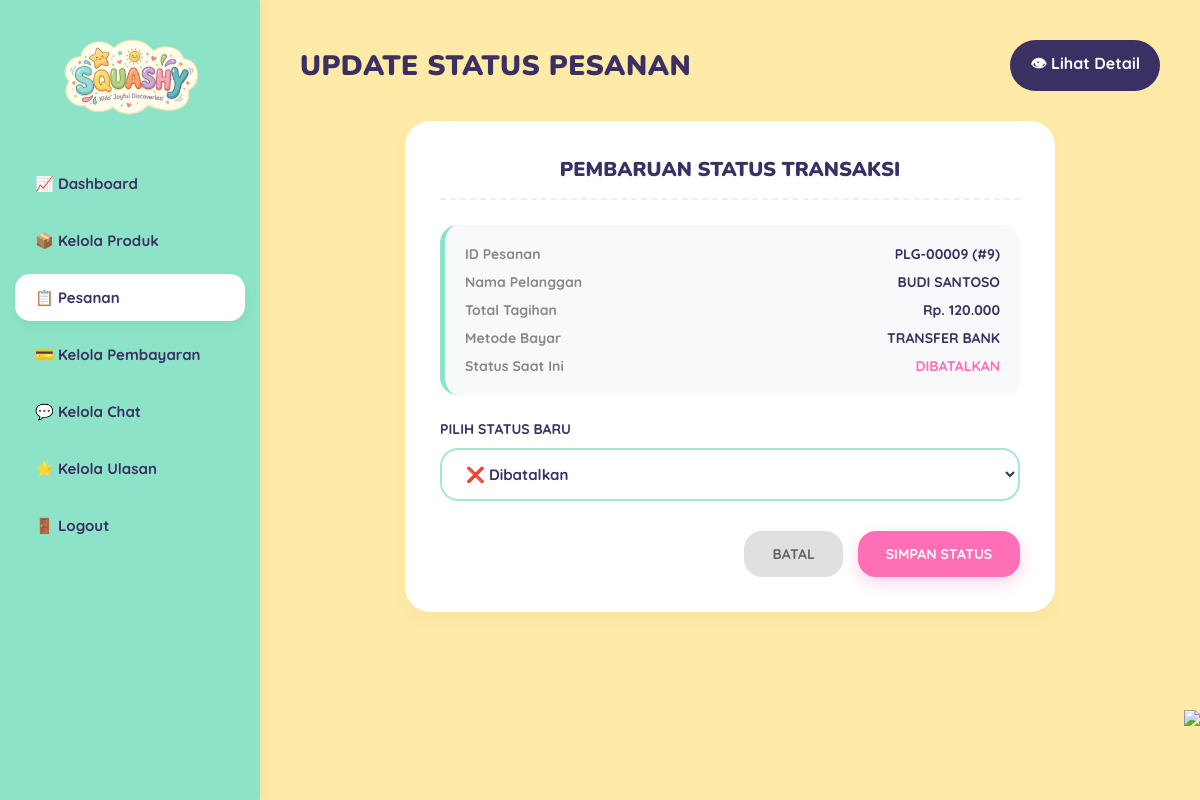
/admin/update_status.php?id=9, run on the app's committed database.
### tables this page shows
CREATE TABLE `payment` (
  `id_payment` int NOT NULL,
  `id_order` int NOT NULL,
  `metode_pembayaran` varchar(255) DEFAULT NULL,
  `status_pembayaran` varchar(100) DEFAULT 'pending',
  `waktu_bayar` timestamp NULL DEFAULT CURRENT_TIMESTAMP
);

CREATE TABLE `order` (
  `id_order` int NOT NULL,
  `id_user` int NOT NULL,
  `nomer_hp` varchar(100) DEFAULT NULL,
  `nama_pembeli` varchar(255) NOT NULL,
  `tanggal_pesanan` timestamp NULL DEFAULT CURRENT_TIMESTAMP,
  `total_tagihan` int NOT NULL,
  `status_pesanan` enum('pending','dibayar','diproses','dikirim','selesai','dibatalkan') DEFAULT 'pending',
  `snap_token` varchar(255) DEFAULT NULL,
  `no_resi` varchar(50) DEFAULT '',
  `nomor_resi` varchar(50) DEFAULT NULL
);

### admin/update_status.php (the view, shortened to what this page needs)
<?php
require_once '../config/database.php';
$id_order = intval($_GET['id']);
$query_order = "
SELECT o.*, p.status_pembayaran, p.metode_pembayaran
FROM `order` o
LEFT JOIN payment p ON o.id_order = p.id_order
WHERE o.id_order = $id_order
";
$result_order = mysqli_query($conn, $query_order);
$order = mysqli_fetch_assoc($result_order);
$display_id = "PLG-" . str_pad($order['id_order'], 5, "0", STR_PAD_LEFT);
?>
<!DOCTYPE html>
<html lang="id">
<head>
</head>
<body>
    <?php require_once '../components/layout/header_admin.php'; ?>
    <div class="main-content">
        <div class="header-dash">
            <h1>UPDATE STATUS PESANAN</h1>
            <a href="detail_pesanan.php?id=<?= $id_order ?>" class="btn-back-link">👁 Lihat Detail</a>
        </div>
        <div class="form-card">
            <h3>Pembaruan Status Transaksi</h3>
            <div class="info-box">
                <div class="info-row">
                    <span class="info-label">ID Pesanan</span>
                    <span><?= $display_id ?> (#<?= $order['id_order'] ?>)</span>
                </div>
                <div class="info-row">
                    <span class="info-label">Nama Pelanggan</span>
                    <span><?= htmlspecialchars(strtoupper($order['nama_pembeli'])) ?></span>
                </div>
                <div class="info-row">
                    <span class="info-label">Total Tagihan</span>
                    <span>Rp. <?= number_format($order['total_tagihan'], 0, ',', '.') ?></span>
                </div>
                <div class="info-row">
                    <span class="info-label">Metode Bayar</span>
                    <span><?= htmlspecialchars(strtoupper($order['metode_pembayaran'] ?? '-')) ?></span>
                </div>
                <div class="info-row">
                    <span class="info-label">Status Saat Ini</span>
                    <span style="font-weight: 900; color: var(--pink-accent); text-transform: uppercase;">
                        <?= htmlspecialchars($order['status_pesanan'] ?? 'pending') ?>
                    </span>
                </div>
            </div>
            <form method="POST">
                <div class="form-group">
                    <label for="status_pesanan">Pilih Status Baru</label>
                    <select name="status_pesanan" id="status_pesanan" class="select-status" required>
                        <option value="dibatalkan" <?= strtolower($order['status_pesanan']) === 'dibatalkan' ? 'selected' : '' ?>>❌ Dibatalkan</option>
                    </select>
                </div>
                <div class="btn-group">
                    <a href="kelola_pesanan.php" class="btn-cancel">Batal</a>
                    <button type="submit" class="btn-submit">Simpan Status</button>
                </div>
            </form>
        </div>
    </div>
    <img src="../assets/images/decor-right.png" class="decor-flower-bottom">
</body>
</html>

### admin/update_status.php (style rules this page uses)
:root { --mint-bg: #8DE3C7; --cream-bg: #FFEAA7; --dark-purple: #3A3063; --orange-card: #F2994A; --green-card: #27AE60; --soft-green: #A8E6CF; --white: #FFFFFF; --pink-accent: #FF6FB7; --gray-light: #F8F9FA; }
* { margin: 0; padding: 0; box-sizing: border-box; }
body { font-family: 'Quicksand', sans-serif; background-color: var(--cream-bg); color: var(--dark-purple); min-height: 100vh; display: flex; }
.main-content { margin-left: 260px; flex: 1; padding: 40px; position: relative; min-height: 100vh; }
.header-dash { display: flex; justify-content: space-between; align-items: center; margin-bottom: 30px; gap: 16px; flex-wrap: wrap; }
.header-dash h1 { font-family: 'Nunito', sans-serif; font-size: 28px; font-weight: 900; letter-spacing: 0.5px; }
.btn-back-link { display: inline-flex; align-items: center; justify-content: center; gap: 8px; padding: 12px 20px; border-radius: 999px; background: var(--dark-purple); color: var(--white); font-weight: 700; text-decoration: none; transition: transform 0.2s ease, box-shadow 0.2s ease; }
.form-card { background: white; border-radius: 25px; padding: 35px; box-shadow: 0 8px 20px rgba(0, 0, 0, 0.03); max-width: 650px; margin: 0 auto; }
.form-card h3 { font-family: 'Nunito', sans-serif; font-size: 20px; font-weight: 900; margin-bottom: 25px; text-transform: uppercase; text-align: center; color: var(--dark-purple); border-bottom: 2px dashed #EEEEEE; padding-bottom: 15px; }
.info-box { background-color: var(--gray-light); border-radius: 18px; padding: 20px; margin-bottom: 25px; border-left: 5px solid var(--mint-bg); }
.info-row { display: flex; justify-content: space-between; margin-bottom: 10px; font-size: 14px; font-weight: 700; }
.info-row:last-child { margin-bottom: 0; }
.info-label { color: #888888; }
.form-group { margin-bottom: 25px; }
.form-group label { display: block; font-size: 14px; font-weight: 900; margin-bottom: 10px; text-transform: uppercase; color: var(--dark-purple); }
.select-status { width: 100%; padding: 14px 20px; border: 2px solid var(--soft-green); border-radius: 18px; font-family: 'Quicksand', sans-serif; font-weight: 700; font-size: 15px; color: var(--dark-purple); outline: none; background-color: white; cursor: pointer; transition: border-color 0.2s; }
.btn-group { display: flex; gap: 15px; justify-content: flex-end; margin-top: 30px; }
.btn-submit { background-color: var(--pink-accent); color: white; border: none; padding: 14px 28px; border-radius: 18px; font-family: 'Quicksand', sans-serif; font-weight: 900; font-size: 14px; cursor: pointer; box-shadow: 0 6px 15px rgba(255, 111, 183, 0.3); text-transform: uppercase; transition: transform 0.2s, box-shadow 0.2s; }
.btn-cancel { background-color: #E0E0E0; color: #666666; border: none; padding: 14px 28px; border-radius: 18px; font-family: 'Quicksand', sans-serif; font-weight: 900; font-size: 14px; cursor: pointer; text-decoration: none; text-transform: uppercase; transition: transform 0.2s; }
.decor-flower-bottom { position: fixed; bottom: 0; right: 0; height: 90px; pointer-events: none; z-index: 10; }

### components/layout/header_admin.php (style rules this page uses)
:root { --mint-bg: #8DE3C7; --cream-bg: #FFEAA7; --dark-purple: #3A3063; --white: #FFFFFF; }
body { margin: 0; font-family: 'Quicksand', sans-serif; background-color: var(--cream-bg); color: var(--dark-purple); display: flex; }
.main-content { margin-left: 260px; flex: 1; padding: 40px; min-height: 100vh; }

### data on the page
payment: id_order.id_order "PLG-00009", id_order.id_order "9", id_order.nama_pembeli "BUDI SANTOSO", id_order.total_tagihan "120.000", metode_pembayaran "TRANSFER BANK", id_order.status_pesanan "DIBATALKAN"
order: status_pesanan "❌ Dibatalkan"
